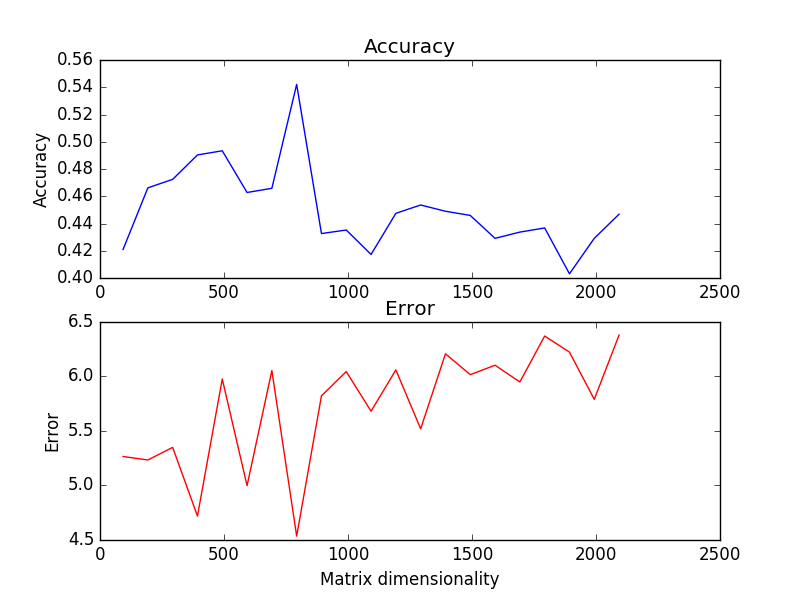

Write the Python code that produced this figure.
import numpy as np
from repository import Repository
from configuration import config
from sklearn.cross_validation import train_test_split
from sklearn.ensemble import BaggingClassifier
from sklearn.tree import DecisionTreeClassifier
from sklearn.decomposition import PCA
from geopy.distance import vincenty
import time
import matplotlib.pyplot as plt

# Import data
repository = Repository(config)
dataset, labels = repository.get_dataset_and_labels()
dataset = dataset.fillna(-85)

# Data: Accuracy && Error
acc = []
err = []
size=[]

#Files: AccuracyBaggingDT && ErrorBaggingDT
AccuracyBaggingDT = open("AccuracyBaggingDT.txt","w")
ErrorBaggingDT = open("ErrorBaggingDT.txt", "w")

# Iterate accross the PCA dimentionality
for i in range(93,2094,100):
	print "########################"
	print "Iteration number: "+ str(i/100)
	start_time = time.time()
	size.append(i)
	# PCA number of components
	pca = PCA(n_components=i)
	
	# Apply PCA to the dataset
	pca.fit(dataset)
	dataset_new = pca.transform(dataset)

	# Split the dataset into training (90 \%) and testing (10 \%)
	X_train, X_test, y_train, y_test = train_test_split(dataset_new, labels, test_size = 0.1 )


	#Create a Bagging classifier Classifier
	cart = DecisionTreeClassifier()
	num_trees = 150
	model = BaggingClassifier(base_estimator=cart, n_estimators=num_trees)

	#Train the model using the training sets 
	model.fit(X_train, [repository.locations.keys().index(tuple(l)) for l in y_train])

	#Accuracy Output 
	accuracy = model.score(X_test, [repository.locations.keys().index(tuple(l)) for l in y_test])
	acc.append(accuracy)
	AccuracyBaggingDT.write("Size: "+ str(i)+"||Accuracy: "+str(accuracy)+"\n")
	print "Accuracy: "+str(accuracy)

	# Error Output
	Y_index_estimated= model.predict(X_test)
	Y_estimated=[repository.locations.keys()[j] for j in Y_index_estimated]
	l=[vincenty(Y_estimated[m], y_test[m]).meters for m in range(len(y_test))]
	error=sum(l) / float(len(l))
	err.append(error)
	ErrorBaggingDT.write("Size: "+str(i)+"||Error: "+str(error)+"\n")
	print "Error: "+ str(error)
	print("--- %s seconds ---" % (time.time() - start_time))
	print "########################"

AccuracyBaggingDT.close()
ErrorBaggingDT.close()

#Plot results: Accuracy and Error
plt.figure(1)
ax1 = plt.subplot(211)
ax1.title.set_text('Accuracy')
ax1.set_ylabel('Accuracy')
plt.plot(size, acc, 'b')

ax2 = plt.subplot(212)
ax2.title.set_text('Error')
ax2.set_ylabel('Error')
ax2.set_xlabel('Matrix dimensionality')
plt.plot(size,err, 'r')
plt.savefig('BaggingClassifier.png')




